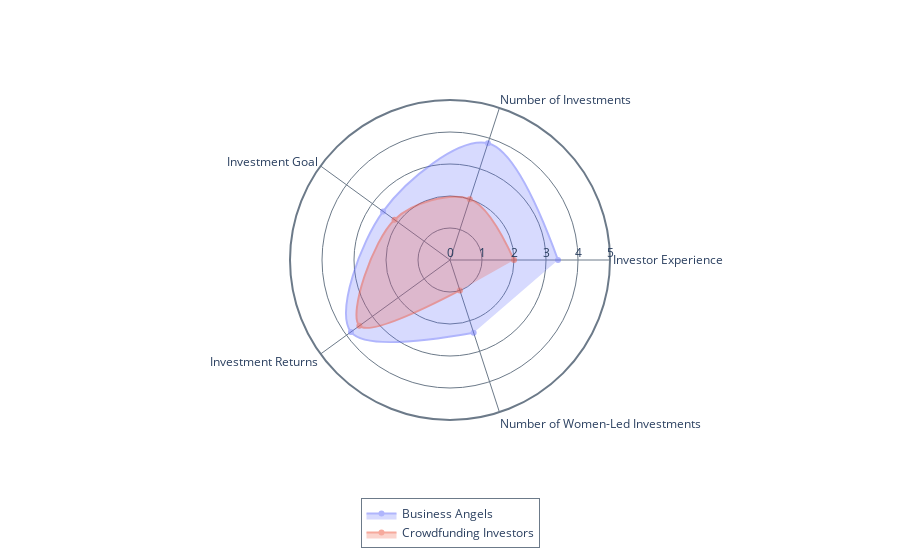

Notebook cell for this chart:
### Code cell
# Variable means by investor type - Women only

df=df_load[df_load['gender_male']==1]

group_label='survey'

columns=[
    ['inv_time', 'Investor Experience', ['<1 year','2-3 years', '4-6 years', '7-9 years', '> 10 years'],],  
    # ['inv_motivations', 'Motivations', [
    #     # ['Support innovative startups or entrepreneurs', 'Potential high returns on investments', 'To diversify my investment portfolio', 'Recommendation from friends', 'Benefits from tax breaks', 'My financial capacity', 'My family background', 'Other' ],
    #     # ['Desire to support innovative startups or entrepreneurs', 'Potential high returns on investments', 'Diversifying my investment portfolio', 'Recommendation from friends or media influence', 'Benefits from tax breaks', 'Business reasons (you could be a supplier, etc.)', 'Other' ],
    #     ['Support entrepreneurs', 'High returns', 'Diversify portfolio', 'Friend recommendation', 'Tax breaks', 'Financial capacity', 'Family background', 'Other' ],
    #     ['Support entrepreneurs', 'High returns', 'Diversify portfolio', 'Friend recommendation', 'Tax breaks', 'Business reasons', 'Other' ],
    # ],], # Not same labels
    # ['ba_group', 'Part of BA Network', ['Yes', 'No'],], # Boolean Only BA
    # ['ba_group_name', 'BA Network'], # Only BA
    # ['ba_group_reason', 'Part of BA Network Motivations',
    #   # ['To gain access to a larger number of investment opportunities', 'To invest in mutual funds set up by the network', 'To leverage the experience of other network members', 'To benefit from educational or training sessions', 'To expand my personal and professional network', 'To coinvest with other investors', 'Other',],
    #   ['More opportunities', 'Network funds', "Members' experience", 'Training', 'Expand network', 'Coinvest', 'Other',],
    # ], # Only BA  
    ['inv_num', 'Number of Investments', ['None', '1-2', '3-5', '6-10', '11-20', '>20'],],
    # ['inv_companies_last2y', 'Last 2Y Investments'], # Text
    # ['inv_amount_average', 'Average Invested Amount',
    #    [
    #     ['<25K€', '25k€-50k€', '50k€-100k€', '100k€-500k€', '>500k€', ],
    #     ['<0.5K€', '0.5k€-1k€', '1k€-5k€', '5k€-10k€', '10k€-50k€', '>50k€'],
    # ],], # Not same labels
    # ['inv_capital_stake', 'Typical Stake', ['0-5%', '6-10%', '11-20%', '21-30%', '31-50%', '>51%'],], # Only for BA
    # ['inv_dd_duration', 'Analysis Duration',  [
    #     ['Less than 1 month', '1-6 months', '7-12 months', '13-18 months', 'More than 18 months'],
    #     ['Less than 1 hour', '1 to 2 hours', '3 to 5 hours', '6 to 10 hours', 'More than 10 hours'],
    # ],], # Not same labels
    # ['inv_criteria', 'Investing Criteria',  [
    #     # ['Alignment with my experience and expertise', 'Business plan', 'Scalability/Market potential', 'Entrepreneurial team', 'Environmental/social impact', 'Exit strategy', 'Fair valuation/return', 'Other'],
    #     # ['Business plan', 'Crowd opinion', 'Entrepreneurial team', 'Environmental/social impact', 'Exit strategy', 'Fair valuation/return', 'Other'],
    #     ['Expertise', 'Business plan', 'Scalability', 'Team', 'ES impact', 'Exit', 'Return', 'Other'],
    #     ['Business plan', 'Crowd opinion', 'Team', 'ES impact', 'Exit', 'Return', 'Other'],
    # ],], # Not same labels multiple
    # ['inv_sectors', 'Sectors', 
    #     # ['Information technology (software, internet, IT services, etc.)', 'Finance', 'Healthcare / Biotech', 'Manufacturing', 'Retail', 'Consulting', 'Energy', 'Transportation', 'Other'],
    #     ['IT', 'Finance', 'Biotech', 'Manufacturing', 'Retail', 'Consulting', 'Energy', 'Transportation', 'Other'],
    # ],
    # ['inv_process', 'Investing Process',
    #     # ['I invest alone (as an individual investor)', 'I invest as part of an angel syndicate or group', 'I invest through venture capital funds', 'I invest through crowdfunding platforms', 'Other'],
    #     ['Alone', 'Syndicate/group', 'Venture capital', 'Crowdfunding platforms', 'Other'],
    # ], # Only BA
    # ['inv_visits', 'Number of Visits', ['0 per year', '1-2 per year', '3-6 per year', '7-12 per year', 'More than 12 per year'],], # Only BA
    # ['non_fin_contr', 'Non-Financial Contribution',
    #     # ['Strategic guidance', 'Networking opportunities', 'Financial and legal expertise', 'Technical or industrial knowledge', 'Monitoring and accountability', 'Other',],
    #     ['Strategy', 'Networking', 'Financial and legal expertise', 'Technical or industrial knowledge', 'Monitoring', 'Other',],
    # ], # Only BA
    # ['child_bias', 'Children Effect', ['1 - Not at all', '2', '3', '4', '5 - Very much',],], # Only BA
    ['inv_goal', 'Investment Goal',
        # ['Capital preservation (low risk, low return)', 'Income generation (moderate risk, moderate return)', 'Growth (high risk, high return)', 'Speculative (very high risk, very high return)'],
        ['Capital preservation', 'Income generation', 'Growth', 'Speculative'],
    ], 
    # ['inv_exit', 'Exit', [
    #     # ['No, I have not sold my investments yet', 'Yes, through a private transaction', 'Yes, through the company acquisition', 'Yes, through an initial public offering', 'Yes, through a company buyback program', 'Yes, through cessation of the company activity'], 
    #     # ['No, I have not sold my investments yet', "Yes, through the platform’s secondary market",  'Yes, through a private transaction', 'Yes, through the company acquisition', 'Yes, through an initial public offering', 'Yes, through a company buyback program', 'Yes, through cessation of the company activity'], 
    #     ['Not sold yet', 'Private transaction', 'Company acquisition', 'IPO', 'Company buyback', 'Cessation'], 
    #     ['Not sold yet', "Platform’s secondary market", 'Private transaction', 'Company acquisition', 'IPO', 'Company buyback', 'Cessation'], 
    # ] ], # Not same labels
    ['inv_return', 'Investment Returns',
        # ['I have no idea', 'Highly negative', 'Negative', 'Neutral', 'Positive', 'Highly positive'],
        ['No idea', 'Highly negative', 'Negative', 'Neutral', 'Positive', 'Highly positive'],
    ],
    # ['women_investing', 'Women Investing Knowledge', ['Strongly disagree', 'Disagree', 'Neutral', 'Agree', 'Strongly agree']], 
    # ['women_involvement', 'Women Involvement', ['Strongly disagree', 'Disagree', 'Neutral', 'Agree', 'Strongly agree']], 
    # ['women_influence', 'Women Influence', ['Strongly disagree', 'Disagree', 'Neutral', 'Agree', 'Strongly agree']],
    # ['women_diff_eval_process', 'Women Evaluation Process', ['Strongly disagree', 'Disagree', 'Neutral', 'Agree', 'Strongly agree']],
    # ['women_risk_averse', 'Women Risk Aversion', ['Strongly disagree', 'Disagree', 'Neutral', 'Agree', 'Strongly agree']],
    # ['women_evolution_involvement', 'Women Evolution Involvement', ['Strongly disagree', 'Disagree', 'Neutral', 'Agree', 'Strongly agree']],
    # ['women_evolution_neg_stereotype', 'Women Stereotype Evolution', ['Strongly disagree', 'Disagree', 'Neutral', 'Agree', 'Strongly agree']],
    # ['mother_needs_consideration', "Consideration of Mothers' Needs", ['1-Not at all', '2', '3', '4', '5-Completely',]],
    # ['women_reco', 'Recommendations for Attracting Women',[
    #     # ['Increase visibility of successful women business angels', 'Offer targeted networking events for women', 'Highlight women-led projects', 'Offer training or mentorship programs for aspiring women investors', 'Establish women-focused investment funds or syndicates', 'Other'],
    #     # ['Create events or online communities where women can network', 'Ensure the platform is user-friendly and inclusive', 'Highlight women-led projects', 'Offer training programs', 'Showcase successful women crowd-investors in the investment space', 'Other']
    #     ['Communication on success', 'Networking', 'Communication on projects', 'Training', 'Specific funds', 'Other'],
    #     ['Networking', 'User-Friendliness','Communication on projects', 'Training', 'Communication on success', 'Other'],
    # ]],
    ['women_led_inv', 'Number of Women-Led Investments', ['None', '1-2', '3-5', '6-10', '>10']],
]

stat_func='mean' 

traces=[
  ['BA', 'Business Angels'],
  ['CI', 'Crowdfunding Investors'],
]

value_range=[0,5]

radar(df, group_label, columns, stat_func, traces, value_range)

### Figure 1 — Plotly figure (JSON) as saved in the notebook; plotly's stock layout.template omitted (floating-point values rounded to 4 significant figures)
{"data": [{"fill": "toself", "line": {"shape": "spline"}, "name": "Business Angels", "opacity": 0.5, "r": [3.375, 3.833, 2.583, 3.826, 2.391], "theta": ["Investor Experience", "Number of Investments", "Investment Goal", "Investment Returns", "Number of Women-Led Investments"], "type": "scatterpolar"}, {"fill": "toself", "line": {"shape": "spline"}, "name": "Crowdfunding Investors", "opacity": 0.5, "r": [2.0, 2.0, 2.143, 3.5, 1.0], "theta": ["Investor Experience", "Number of Investments", "Investment Goal", "Investment Returns", "Number of Women-Led Investments"], "type": "scatterpolar"}], "layout": {"legend": {"bordercolor": "rgba(108, 122, 137,1)", "borderwidth": 1, "x": 0.5, "xanchor": "center", "y": -0.4, "yanchor": "bottom"}, "polar": {"angularaxis": {"gridcolor": "rgba(108, 122, 137,1)", "linecolor": "rgba(108, 122, 137,1)", "linewidth": 2, "showline": true}, "bgcolor": "rgba(0, 0, 0, 0)", "radialaxis": {"dtick": 1, "gridcolor": "rgba(108, 122, 137,1)", "gridwidth": 1, "linewidth": 1, "range": [0, 5], "showline": false, "side": "counterclockwise"}}}}
